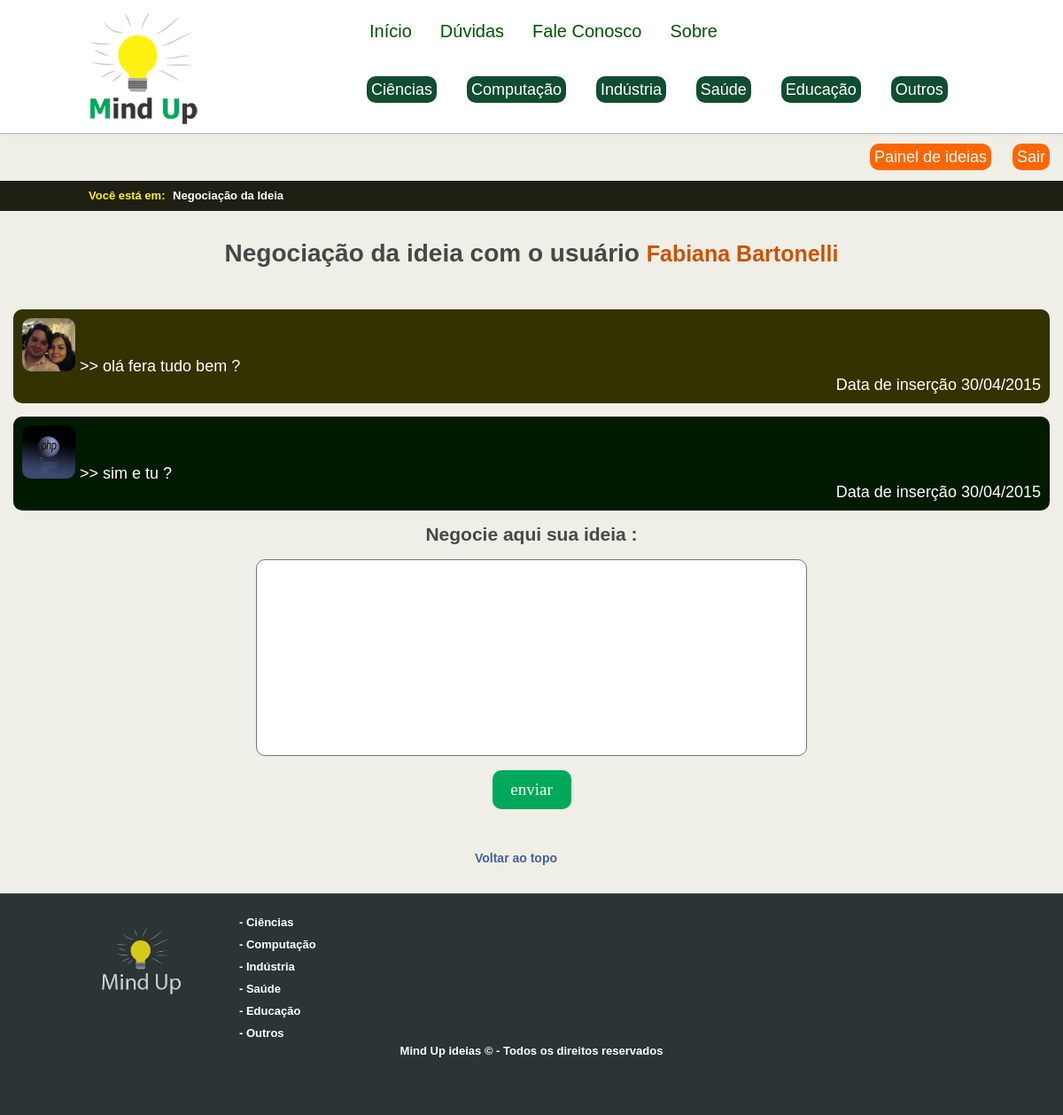
The page /view/negociacao_ideias.php?id_ideia=185&usuario_interessado=Fabiana Bartonelli (signed in) on the database its author committed.
### tables this page shows
CREATE TABLE IF NOT EXISTS `perguntas_e_respostas_interessados` (
  `id_pergunta` bigint(20) NOT NULL AUTO_INCREMENT,
  `id_ideia` bigint(20) NOT NULL,
  `id_interessado` bigint(20) NOT NULL,
  `id_dono_da_ideia` bigint(20) NOT NULL,
  `pergunta` varchar(5000) NOT NULL,
  `resposta` varchar(5000) NOT NULL,
  `data_pergunta` date NOT NULL,
  `data_resposta` date NOT NULL,
  PRIMARY KEY (`id_pergunta`)
);

CREATE TABLE IF NOT EXISTS `usuario` (
  `id` bigint(20) unsigned NOT NULL AUTO_INCREMENT,
  `nome` varchar(200) NOT NULL,
  `dataNascimento` date NOT NULL,
  `telefoneCelular` varchar(150) NOT NULL,
  `telefoneFixo` varchar(150) NOT NULL,
  `email` varchar(200) NOT NULL,
  `confirmaemail` varchar(200) NOT NULL,
  `senha` varchar(200) NOT NULL,
  `confirmasenha` varchar(200) NOT NULL,
  `investimento` decimal(10,2) NOT NULL,
  `imagem` varchar(500) NOT NULL,
  PRIMARY KEY (`id`),
  UNIQUE KEY `id` (`id`)
);

### view/negociacao_ideias.php (the view, shortened to what this page needs)
	<?php
		include('../includes/header.php');
		include('../includes/topo.php');
		include('../controles/abriusessao.php');
	?>
	<div id="localizaoSite">
			<div id="localizaoReduzido">
			    <span class="fontDouradaTahoma">Você está em:</span><span class=""> &nbsp;Negociação da Ideia</span>
			</div>
			</div>
	<br><br>
	<?php
		if((!isset ($_SESSION['email']) == true) and (!isset ($_SESSION['senha']) == true)) {
	        unset($_SESSION['email']);
	        unset($_SESSION['senha']);
	        echo '<meta http-equiv="refresh" content="0;URL=../view/login.php" />';
	    } else{
			$id_ideia = $_GET['id_ideia'];
			$interessado = $_GET['usuario_interessado'];
			$conexao = Conexao::getInstance();
			$res = $conexao->query("select idusuariointeressado from usuariosinteressados where nomeusuariointeressado='$interessado'");
			$valor = $res->fetch();
			$resultado = $conexao->query("select pergunta,resposta,data_pergunta,data_resposta from perguntas_e_respostas_interessados where id_ideia=$id_ideia && id_interessado=$valor[0]");
			$result = $conexao->query("select idusuariointeressado from usuariosinteressados where idideia=$id_ideia && idusuariointeressado=$valor[0]");
			$result2 = $conexao->query("select idusuarioautordaideia from usuariosinteressados where idideia=$id_ideia");
			$recebe_id_usuario_interessado = $result->fetch();
			$recebe_id_usuario_autor_da_ideia = $result2->fetch();
			$res_recebe_imagem_autor_ideia = $conexao->query("select imagem from usuario where id=$recebe_id_usuario_autor_da_ideia[0]");
			$recebe_imagem_autor = $res_recebe_imagem_autor_ideia->fetch();
			$res_recebe_imagem_interessado_ideia = $conexao->query("select imagem from usuario where id=$recebe_id_usuario_interessado[0]");
			$recebe_imagem_interessado = $res_recebe_imagem_interessado_ideia->fetch();
			echo "
				<h1>Negociação da ideia com o usuário <span class='fraseDaIdeiaSpan'>$interessado</span></h1><br><br>";
				while($a = $resultado->fetch()){
					$arrumaData = explode("-",$a[2]);
					$dataParaBancoMysql = $arrumaData[2].'/'.$arrumaData[1].'/'.$arrumaData[0];
					$arrumaData2 = explode("-",$a[3]);
					$dataParaBancoMysql2 = $arrumaData2[2].'/'.$arrumaData2[1].'/'.$arrumaData2[0];
					echo "<p class='pergunta_negociacao'><img class='foto_perfil_usuario' src='../fotosUsuarios/$recebe_imagem_autor[0]' /> >> " . $a[0] . "<br><span style='float:right;'>Data de inserção " . $dataParaBancoMysql . "</span></p>";
					if(strcmp($a[1],"")!=0)
					echo "<p class='resposta_negociacao'><img class='foto_perfil_usuario' src='../fotosUsuarios/$recebe_imagem_interessado[0]' /> >> " . $a[1] . "<br><span style='float:right;'>Data de inserção " . $dataParaBancoMysql2 . "</span></p>";
					else{
						echo "<p class='sem_resposta'>Sem resposta no momento , aguarde o interessado responder!</p>";
					}
				}
				echo "
				<h2>Negocie aqui sua ideia :</h2> <br>
				<form method='POST' name='formulario_negociacao' onsubmit='return validaPergunta()' action='../controles/guarda_pergunta_negociacao.php'>
					<textarea maxlength='5000' id='pergunta' name='pergunta' class='area_texto_negociacao_ideias'></textarea><br><br>
					<input type='hidden' name='id_ideia' value='$id_ideia'>
					<input type='hidden' name='id_usuario_interessado' value='$recebe_id_usuario_interessado[0]'>
					<input type='hidden' name='id_usuario_autor' value='$recebe_id_usuario_autor_da_ideia[0]'>
					<input type='hidden' name='interessado' value='$interessado'>
					<input type='submit' value='enviar'>
				 </form>
				 ";
		}
	?>
	<br><br><a href='#topo' class='topo'></div>Voltar ao topo</a><br><br><br>
<?php include('../includes/rodape.php') ?>

### css/site.css (style rules this page uses)
.foto_perfil_usuario { width:60px; height:60px; border-radius:10px; }
.pergunta_negociacao { background-color:#333300; padding:10px; margin:15px; color:#FFF; border-radius:10px; font-size:18px; overflow:auto; text-align: justify; }
.resposta_negociacao { background-color:#001A00; padding:10px; margin:15px; color:#FFF; border-radius:10px; font-size:18px; overflow:auto; text-align: justify; }
.area_texto_negociacao_ideias { width: 50%; height: 200px; padding: 10px; resize: none; text-align: left; border-radius:10px; }
.fraseDaIdeiaSpan { font-size: 25px; color:#CC5200; }
input { height:20px; font-size:17px; }
.fontDouradaTahoma { color: #FFF212!important; margin-right:5px; }
* { margin: 0 auto; padding: 0px; }
body { font-family:Tahoma, Geneva, sans-serif; font-size:14px; color:#474747; text-align:center; width: 100%; height: 100%; background-color:#EFEFE7; }
img { border:none; display:inline; }
a { border:none; text-decoration:none; color:#2E8B57; }
input, textarea { font-family: 'fontsitemedium'; }
#localizaoSite { width: 100%; min-width: 100%; height: 34px; background-color:#1F1F14; }
#localizaoReduzido { width: 1000px; height: 100%; }
#localizaoReduzido span { font-family: Tahoma, Geneva, sans-serif; font-weight: bold; font-size: 13px; display: inline-block; position: relative; color: #fff; float: left; margin-top: 9px; }
a { color:#FFF; }
textarea { font-size: 15px; }
.topo { color:#44619d; font-weight:bold; padding-right:35px; }
textarea { width: 181%; height: 127px; padding:10px; resize: none; text-align: left; }
input[type="submit"], #btCadastro { clear: left; width: 89px; height: 44px; font-size: 19px; text-align: center; font-family: "fontsite"; background:#00a859; border: none; color: #fff; cursor: pointer; border-radius: 10px; transition: .2s; margin-bottom: 15px; }

### rows shown on the page
perguntas_e_respostas_interessados: usuario.imagem (picture), pergunta "olá fera tudo bem ?", data_pergunta "30/04/2015", resposta "sim e tu ?", data_resposta "30/04/2015"

### other values the page prints
$interessado "Fabiana Bartonelli"
